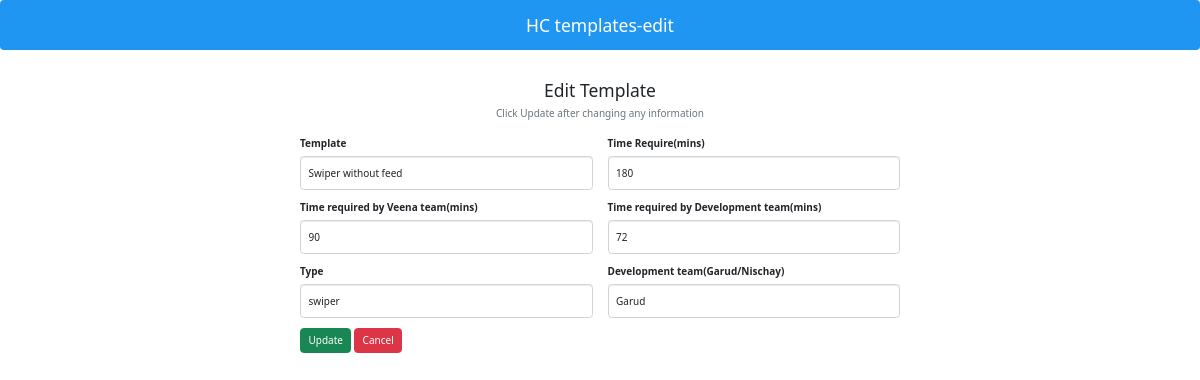
/tracker_update/edit.php?sno=3, run on the app's committed database.
### tables this page shows
CREATE TABLE `hc_templates` (
  `sno` int(11) NOT NULL,
  `template` varchar(255) NOT NULL,
  `time_req_veena` int(100) NOT NULL,
  `time_req_dev` int(11) NOT NULL,
  `time_req` int(100) NOT NULL,
  `type` varchar(255) NOT NULL,
  `development_assign` varchar(100) NOT NULL
);

### tracker_update/edit.php (the view, shortened to what this page needs)
<?php
include "../conn.php";
$sno=$_GET['sno'];
?>
<!DOCTYPE html>
<html lang="en">
<head>
<link href="https://cdn.jsdelivr.net/npm/bootstrap@5.2.1/dist/css/bootstrap.min.css" rel="stylesheet">
<link rel="stylesheet" href="https://cdnjs.cloudflare.com/ajax/libs/font-awesome/6.2.0/css/all.min.css" />
</head>
<body>
<nav class="navbar navbar-light justify-content-center fs-3 mb-5" style="background-color:#2096f3;color:#fff">
HC templates-edit
</nav>
<div class="container">
    <div class="text-center mb-4">
        <h3>
            Edit Template
        </h3>
        <p class="text-muted">
            Click Update after changing any information
        </p>
    </div>
<?php
$sql="SELECT * FROM `hc_templates` WHERE sno=$sno LIMIT 1";
$result=mysqli_query($connectDB,$sql);
$row=mysqli_fetch_assoc($result);
?>
    <div class="container d-flex justify-content-center">
        <form action="" method="post" style="width:50vw;min-width:300px;">
            <div class="row mb-3">
                <div class="col">
                    <label class="form-label">Template</label>
                    <input type="text" class="form-control" name="template" value="<?php echo $row['template']?>">
                </div>
                <div class="col">
                    <label class="form-label">Time Require(mins)</label>
                    <input type="text" class="form-control" name="time_req" value="<?php echo ((int)$row['time_req'])/60?>">
                </div>
            </div>
            <div class="row mb-3">
                <div class="col">
                    <label class="form-label">Time required by Veena team(mins)</label>
                    <input type="text" class="form-control" name="time_req_veena" value="<?php echo ((int)$row['time_req_veena'])/60?>">
                </div>
                <div class="col">
                    <label class="form-label">Time required by Development team(mins)</label>
                    <input type="text" class="form-control" name="time_req_dev" value="<?php echo ((int)$row['time_req_dev'])/60?>">
                </div>
            </div>
            <div class="row mb-3">
            <div class="col">
                <label class="form-label">Type</label>
                <input type="text" class="form-control" name="type"  value="<?php echo $row['type']?>">
            </div>
                <div class="col">
                    <label class="form-label">Development team(Garud/Nischay)</label>
                    <input type="text" class="form-control" name="development_assign" value="<?php echo $row['development_assign']?>">
                </div>
            </div>
            <div>
                <button type="submit" class="btn btn-success" name="submit">Update</button>
                <a href="index.php" class="btn btn-danger">Cancel</a>
            </div>
        </form>
    </div>
</div>
</body>
</html>

### data on the page
hc_templates: template "Swiper without feed", time_req "180", time_req_veena "90", time_req_dev "72", type "swiper", development_assign "Garud"
